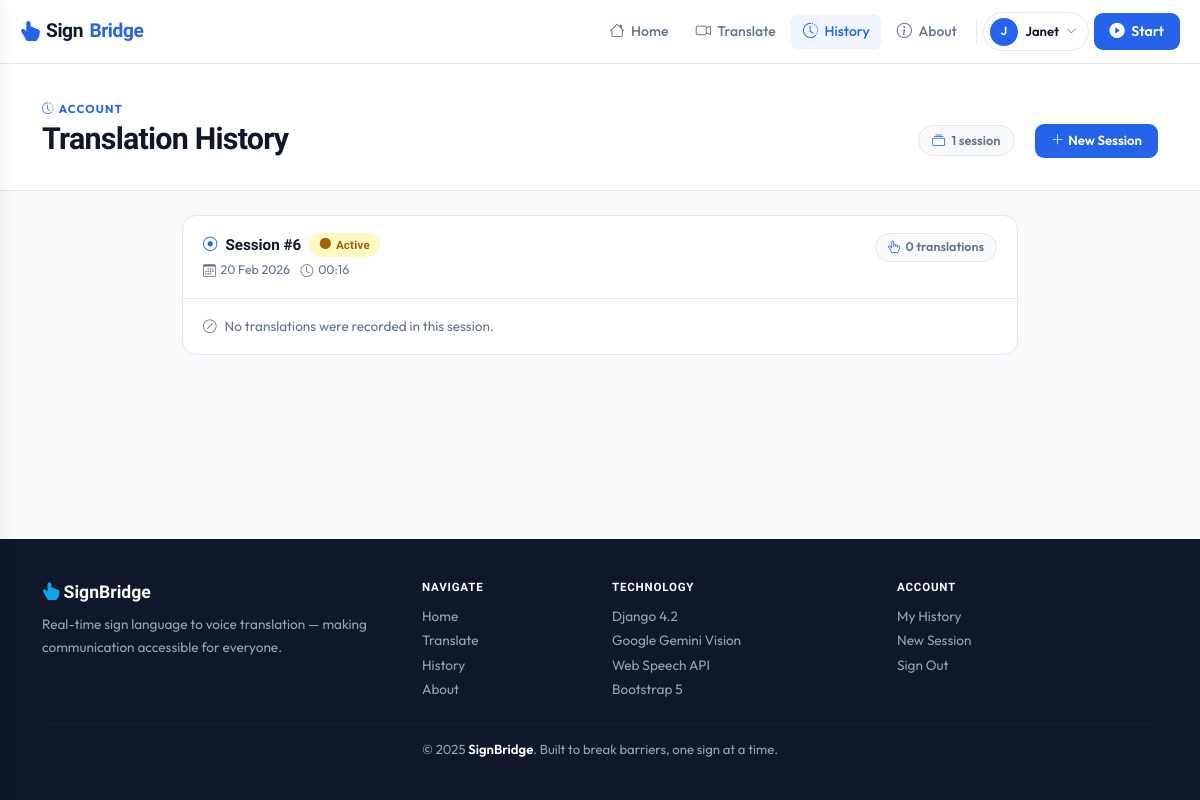
Page /history/ (signed in) on the committed database.
### translator/models.py (models this page shows, shortened)
class TranslationSession(models.Model):
    STATUS_CHOICES = [
        ('active', 'Active'),
        ('completed', 'Completed'),
        ('failed', 'Failed'),
    ]
    user = models.ForeignKey(User, on_delete=models.SET_NULL, null=True, blank=True,
                             related_name='sessions')
    sign_language = models.ForeignKey(SignLanguageType, on_delete=models.SET_NULL,
                                      null=True, blank=True)
    started_at = models.DateTimeField(auto_now_add=True)
    ended_at = models.DateTimeField(null=True, blank=True)
    status = models.CharField(max_length=20, choices=STATUS_CHOICES, default='active')
    device_info = models.CharField(max_length=255, blank=True,
                                   help_text="Browser / device used")
    class Meta:
        ordering = ['-started_at']
        verbose_name = "Translation Session"

### translator/views.py (the view)
# urls.py: path('history/', views.history, name='history'),
def history(request):
    if not request.user.is_authenticated:
        messages.warning(request, "Please log in to view your history.")
        return redirect('home')
    sessions = TranslationSession.objects.filter(
        user=request.user
    ).prefetch_related('records').order_by('-started_at')[:20]
    return render(request, 'history.html', {'sessions': sessions})

### templates/history.html (shortened to what this page needs)
{% extends 'base.html' %}
{% block content %}
<div class="page-header">
  <div class="container">
    <div class="d-flex align-items-start justify-content-between flex-wrap gap-3">
      <div>
        <p class="section-label mb-1"><i class="bi bi-clock-history me-1"></i>Account</p>
        <h1 class="page-title">Translation History</h1>
      </div>
      {% if sessions %}
      <div class="history-summary align-self-end">
        <span class="summary-chip">
          <i class="bi bi-collection"></i>{{ sessions|length }} session{{ sessions|length|pluralize }}
        </span>
        <a href="{% url 'translator' %}" class="btn btn-brand btn-sm d-inline-flex align-items-center gap-1"
           style="border-radius:9px; font-size:.825rem; font-weight:600; padding:.45rem 1rem;">
          <i class="bi bi-plus-lg"></i>New Session
        </a>
      </div>
      {% endif %}
    </div>
  </div>
</div>
<div class="container py-4" style="max-width:860px">
  {% for session in sessions %}
  <div class="session-card mb-3">
    <div class="session-header">
      <div>
        <div class="session-title">
          <i class="bi bi-record-circle" style="color:var(--brand); font-size:.9rem;"></i>
          Session #{{ session.pk }}
          {% if session.status == 'completed' %}
          <span class="status-pill completed"><i class="bi bi-check-circle-fill"></i>Completed</span>
          {% elif session.status == 'active' %}
          <span class="status-pill active"><i class="bi bi-circle-fill"></i>Active</span>
          {% else %}
          <span class="status-pill failed"><i class="bi bi-x-circle-fill"></i>Failed</span>
          {% endif %}
        </div>
        <div class="session-meta">
          <span class="meta-item">
            <i class="bi bi-calendar3"></i>
            {{ session.started_at|date:"d M Y" }}
          </span>
          <span class="meta-item">
            <i class="bi bi-clock"></i>
            {{ session.started_at|date:"H:i" }}
          </span>
        </div>
      </div>
      <span class="count-badge">
        <i class="bi bi-hand-index-thumb"></i>
        {{ session.records.count }} translation{{ session.records.count|pluralize }}
      </span>
    </div>
    {% if session.records.all %}
    <div class="records-body">
      {% for record in session.records.all|slice:":8" %}
      <div class="record-row">
        {% if record.frame_image %}
        <img src="{{ record.frame_image.url }}" class="record-thumb" alt="Frame"/>
        {% else %}
        <div class="record-thumb-placeholder">
          <i class="bi bi-hand-index-thumb"></i>
        </div>
        {% endif %}
        <span class="sign-chip">{{ record.detected_sign }}</span>
        <i class="bi bi-arrow-right record-arrow"></i>
        <span class="record-text">{{ record.translated_text }}</span>
        {% with score=record.confidence_score %}
        <span class="conf-pill
          {% if score >= 0.8 %}conf-high
          {% elif score >= 0.5 %}conf-medium
          {% else %}conf-low{% endif %}">
          {% widthratio score 1 100 %}%
        </span>
        {% endwith %}
      </div>
      {% endfor %}
      {% if session.records.count > 8 %}
      <div>
        <span class="more-badge">
          <i class="bi bi-three-dots"></i>
          {{ session.records.count|add:"-8" }} more translation{{ session.records.count|add:"-8"|pluralize }} not shown
        </span>
      </div>
      {% endif %}
    </div>
    {% else %}
    <div class="records-empty">
      <i class="bi bi-slash-circle" style="color:var(--text-muted);"></i>
      No translations were recorded in this session.
    </div>
    {% endif %}
  </div>
  {% endfor %}
</div>
{% endblock %}

### templates/base.html (shortened to what this page needs)
<!DOCTYPE html>
<html lang="en">
<head>
  <link href="https://cdnjs.cloudflare.com/ajax/libs/bootstrap/5.3.2/css/bootstrap.min.css" rel="stylesheet"/>
  <link href="https://cdn.jsdelivr.net/npm/bootstrap-icons@1.11.3/font/bootstrap-icons.min.css" rel="stylesheet"/>
</head>
<body>
  <header class="topbar">
    <a class="topbar-brand" href="{% url 'home' %}">
      <i class="bi bi-hand-index-thumb-fill"></i>Sign<span>Bridge</span>
    </a>
    <nav class="topbar-nav" aria-label="Main navigation">
      <a href="{% url 'home' %}" class="{% if request.resolver_match.url_name == 'home' %}active{% endif %}">
        <i class="bi bi-house"></i>Home
      </a>
      <a href="{% url 'translator' %}" class="{% if request.resolver_match.url_name == 'translator' %}active{% endif %}">
        <i class="bi bi-camera-video"></i>Translate
      </a>
      <a href="{% url 'history' %}" class="{% if request.resolver_match.url_name == 'history' %}active{% endif %}">
        <i class="bi bi-clock-history"></i>History
      </a>
      <a href="{% url 'about' %}" class="{% if request.resolver_match.url_name == 'about' %}active{% endif %}">
        <i class="bi bi-info-circle"></i>About
      </a>
      {% if user.is_authenticated %}
        <div class="nav-user-wrap">
          <div class="nav-user-chip" id="userChip" tabindex="0"
               role="button" aria-haspopup="true" aria-expanded="false" aria-label="Account menu">
            <div class="u-avatar" aria-hidden="true">
              {{ user.first_name|first|upper|default:user.username|first|upper }}
            </div>
            <span>{{ user.first_name|default:user.username }}</span>
            <i class="bi bi-chevron-down chevron" aria-hidden="true"></i>
          </div>
        </div>
        <a href="{% url 'translator' %}" class="btn-nav-cta">
          <i class="bi bi-play-circle-fill"></i>Start
        </a>
      {% endif %}
    </nav>
  </header>
  <main class="page-body">{% block content %}{% endblock %}</main>
  <footer>
    <div class="container">
      <div class="row gy-4 align-items-start">
        <div class="col-md-4">
          <p class="footer-brand mb-2">
            <i class="bi bi-hand-index-thumb-fill me-1" style="color:var(--accent)"></i>SignBridge
          </p>
          <p style="font-size:.85rem; line-height:1.65;">
            Real-time sign language to voice translation — making communication accessible for everyone.
          </p>
        </div>
        <div class="col-6 col-md-2">
          <p class="footer-col-title">Navigate</p>
          <div class="d-flex flex-column gap-1" style="font-size:.85rem;">
            <a href="{% url 'home' %}">Home</a>
            <a href="{% url 'translator' %}">Translate</a>
            <a href="{% url 'history' %}">History</a>
            <a href="{% url 'about' %}">About</a>
          </div>
        </div>
        <div class="col-6 col-md-3">
          <p class="footer-col-title">Technology</p>
          <div class="d-flex flex-column gap-1" style="font-size:.85rem;">
            <span>Django 4.2</span>
            <span>Google Gemini Vision</span>
            <span>Web Speech API</span>
            <span>Bootstrap 5</span>
          </div>
        </div>
        <div class="col-md-3">
          <p class="footer-col-title">Account</p>
          <div class="d-flex flex-column gap-1" style="font-size:.85rem;">
            {% if user.is_authenticated %}
            <a href="{% url 'history' %}">My History</a>
            <a href="{% url 'translator' %}">New Session</a>
            <a href="{% url 'logout' %}">Sign Out</a>
            {% else %}
            <a href="{% url 'login' %}">Sign In</a>
            <a href="{% url 'login' %}?tab=register">Create Account</a>
            {% endif %}
          </div>
        </div>
      </div>
      <hr class="footer-divider mt-4 mb-3"/>
      <p class="mb-0 text-center" style="font-size:.82rem;">
        © 2025 <span class="text-white fw-semibold">SignBridge</span>. Built to break barriers, one sign at a time.
      </p>
    </div>
  </footer>
</body>
</html>

### templates/base.html (style rules this page uses)
:root { --brand: #2563eb; --brand-dark: #1d4ed8; --brand-subtle: #eff6ff; --accent: #0ea5e9; --text: #0f172a; --text-muted: #64748b; --border: #e2e8f0; --surface: #ffffff; --bg: #f8fafc; --nav-h: 64px; --sidebar-w: 280px; --radius: 14px; --shadow-sm: 0 1px 3px rgba(0,0,0,.06), 0 1px 2px rgba(0,0,0,.04); --shadow-md: 0 4px 16px rgba(0,0,0,.08); }
*, *::before, *::after { box-sizing: border-box; margin: 0; padding: 0; }
html { scroll-behavior: smooth; }
body { font-family: 'Outfit', sans-serif; background: var(--bg); color: var(--text); min-height: 100vh; display: flex; flex-direction: column; }
h1, h2, h3, h4, h5, h6 { font-family: 'Plus Jakarta Sans', sans-serif; }
.topbar { position: sticky; top: 0; z-index: 1030; height: var(--nav-h); background: var(--surface); border-bottom: 1px solid var(--border); display: flex; align-items: center; padding: 0 1.25rem; gap: .75rem; }
.topbar-brand { font-family: 'Plus Jakarta Sans', sans-serif; font-weight: 800; font-size: 1.2rem; color: var(--text); text-decoration: none; letter-spacing: -0.4px; display: flex; align-items: center; gap: .4rem; flex-shrink: 0; }
.topbar-brand span { color: var(--brand); }
.topbar-brand i { color: var(--brand); font-size: 1.25rem; }
.topbar-nav { display: flex; align-items: center; gap: .1rem; margin-left: auto; }
.topbar-nav a { display: flex; align-items: center; gap: .4rem; padding: .4rem .8rem; border-radius: 8px; font-size: .875rem; font-weight: 500; color: var(--text-muted); text-decoration: none; transition: background .18s, color .18s; white-space: nowrap; }
.topbar-nav a i { font-size: .95rem; }
.topbar-nav a:hover, .topbar-nav a.active { background: var(--brand-subtle); color: var(--brand); }
.btn-nav-cta { background: var(--brand) !important; color: #fff !important; border-radius: 9px !important; font-weight: 600 !important; padding: .42rem 1rem !important; margin-left: .2rem; }
.nav-user-wrap { position: relative; }
.nav-user-chip { display: flex; align-items: center; gap: .45rem; padding: .3rem .7rem .3rem .35rem; border-radius: 30px; border: 1px solid var(--border); font-size: .82rem; font-weight: 600; color: var(--text); background: var(--surface); cursor: pointer; user-select: none; transition: border-color .18s, background .18s; }
.nav-user-chip .u-avatar { width: 28px; height: 28px; border-radius: 50%; background: var(--brand); color: #fff; display: flex; align-items: center; justify-content: center; font-size: .72rem; font-weight: 800; font-family: 'Plus Jakarta Sans', sans-serif; flex-shrink: 0; }
.nav-user-chip .chevron { font-size: .65rem; color: var(--text-muted); transition: transform .2s; }
.page-body { flex: 1; }
.btn-brand { background: var(--brand); color: #fff; border: none; font-weight: 600; border-radius: 10px; }
footer { background: var(--text); color: #94a3b8; padding: 2.5rem 1.25rem; margin-top: auto; }
footer .footer-brand { font-family: 'Plus Jakarta Sans', sans-serif; font-weight: 800; color: #fff; font-size: 1.1rem; }
footer a { color: #94a3b8; text-decoration: none; transition: color .15s; }
.footer-divider { border-color: rgba(255,255,255,.1); }
.footer-col-title { font-size: .72rem; font-family: 'Plus Jakarta Sans', sans-serif; font-weight: 700; letter-spacing: .07em; text-transform: uppercase; color: #fff; margin-bottom: .6rem; }

### rows in the picture
TranslationSession: pk "6", status "active" (drawn), started_at "20 Feb 2026", started_at "00:16", records.count "0", shows "No translations were recorded in this session."

### other values in the picture
{{ user.first_name|first|upper|default:user.username|first|upper }} "J"
{{ user.first_name|default:user.username }} "Janet"
{{ sessions|length }} "1"
